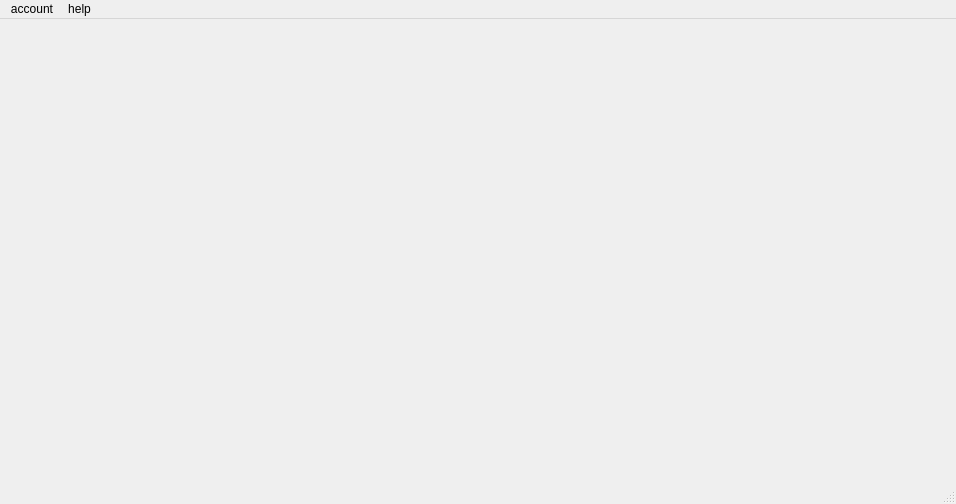
<?xml version="1.0" encoding="UTF-8"?>
<ui version="4.0">
 <class>MainWindow</class>
 <widget class="QMainWindow" name="MainWindow">
  <property name="geometry">
   <rect>
    <x>0</x>
    <y>0</y>
    <width>956</width>
    <height>504</height>
   </rect>
  </property>
  <property name="windowTitle">
   <string>MainWindow</string>
  </property>
  <widget class="QWidget" name="centralwidget"/>
  <widget class="QMenuBar" name="menubar">
   <property name="geometry">
    <rect>
     <x>0</x>
     <y>0</y>
     <width>956</width>
     <height>30</height>
    </rect>
   </property>
   <widget class="QMenu" name="menuVK">
    <property name="title">
     <string>account</string>
    </property>
    <addaction name="actionlogin"/>
    <addaction name="actionexit"/>
    <addaction name="actionclose_app"/>
   </widget>
   <widget class="QMenu" name="menuhelp">
    <property name="title">
     <string>help</string>
    </property>
    <addaction name="actionabout"/>
   </widget>
   <addaction name="menuVK"/>
   <addaction name="menuhelp"/>
  </widget>
  <widget class="QStatusBar" name="statusbar"/>
  <action name="actionlogin">
   <property name="text">
    <string>login</string>
   </property>
  </action>
  <action name="actionexit">
   <property name="text">
    <string>exit</string>
   </property>
  </action>
  <action name="actionclose_app">
   <property name="text">
    <string>close app</string>
   </property>
  </action>
  <action name="actionabout">
   <property name="text">
    <string>about</string>
   </property>
  </action>
 </widget>
 <resources/>
 <connections/>
</ui>
